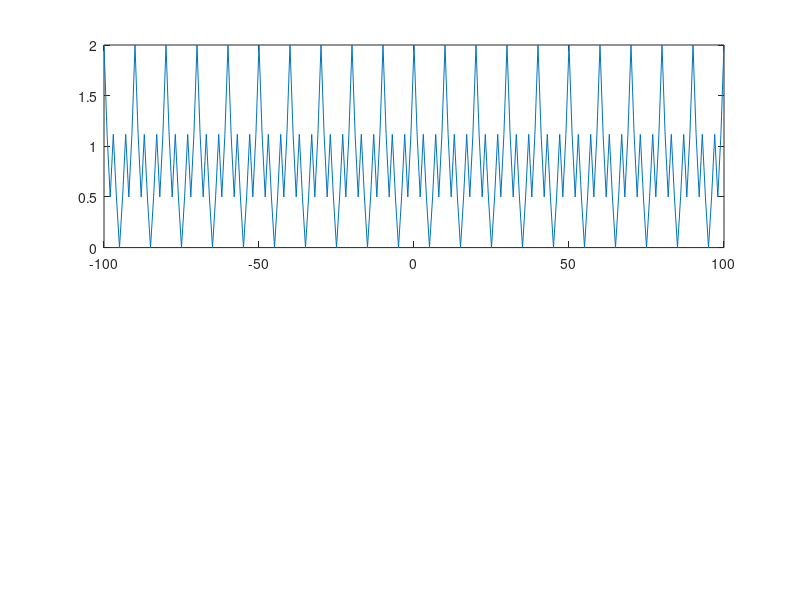

Recreate this plot in MATLAB. (Note: this script raises an error after producing the figure.)
% X[n] frequancy response
n=-100:1:100;
x=2*cos((1/10)*pi*n).*cos((3/10)*pi*n);
subplot(2,1,1)
plot(n,abs(x))
ax=gca;
ax.YLim= [-0.1,2.1];

[h,w] = freqz(x,1);
subplot(2,1,2)
plot(w/pi,abs(h))
ax = gca;
ax.YLim = [0 100];
ax.XTick = 0:.05:2;
xlabel('Normalized Frequency (\times\pi rad/sample)')
ylabel('Magnitude')